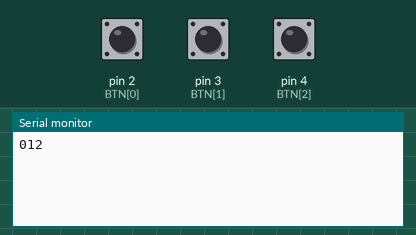
Simulated run of this sketch. Board: Arduino Uno, built with avr-gcc and run on an emulated ATmega328P. Shown: the last lines printed to the serial monitor. The inputs (shaded band) are chosen by the test bench; at power-on: pin 2 (BTN[0]) HIGH, pin 3 (BTN[1]) HIGH, pin 4 (BTN[2]) HIGH.

Above: at 1.2 s.
1.3 s: pin 2 (BTN[0]) pulled LOW for 0.25 s
At 1.8 s:
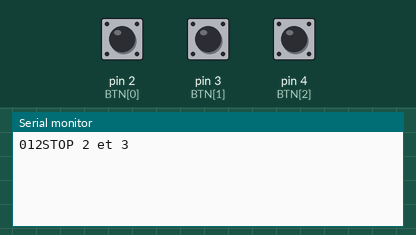
3.0 s: pin 3 (BTN[1]) pulled LOW for 1 s
At 4.7 s:
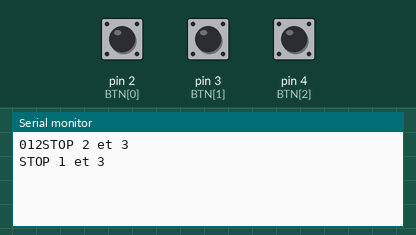
5.5 s: pin 4 (BTN[2]) pulled LOW for 1 s
At 6.3 s:
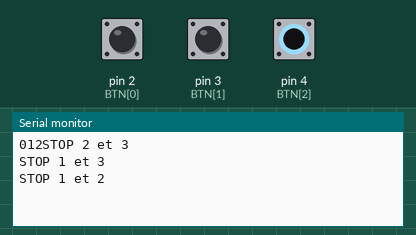

Measured:
- after the input at 1.3 s, the serial monitor: prints a new line after 0.10 s (image 1)
- after the input at 3.0 s, the serial monitor: prints a new line after 0.60 s (image 2)
- after the input at 5.5 s, the serial monitor: prints a new line after 0.30 s (image 3)

The sketch:

3-btn-trig.ino
```cpp
#define NB 3

const int BTN [3] = {2, 3, 4};

boolean state [NB];
boolean prevState [NB];

int s = 3;

void setup() {
  Serial.begin(9600);
  for (int i = 0; i < NB; i++) {
    pinMode(BTN[i], INPUT_PULLUP);
    Serial.print(i);
  }
}

void Trig(int b, boolean s, boolean ps, int r) {
  s = digitalRead(b);
  if (!s) {
    if (ps != s) {
      s = r;
    }
  }
  ps = s;
}

void loop() {
  //---- Array OK ----
  for (int i = 0; i < NB ; i++) {
    state[i] = digitalRead(BTN[i]);
    if (!state[i]) {
      if (prevState[i] != state[i]) {
        s = i;
      }
    }
    prevState[i] = state[i];
  }

  switch (s) {
    case 0 :
      Serial.println("STOP 2 et 3");
      delay(2000);
      s = 3;
      break;
    case 1 :
      Serial.println("STOP 1 et 3");
      delay(2000);
      s = 3;
      break;
    case 2 :
      Serial.println("STOP 1 et 2");
      delay(2000);
      s = 3;
      break;
    default :
      break;
  }

  delay(200);
}
```
